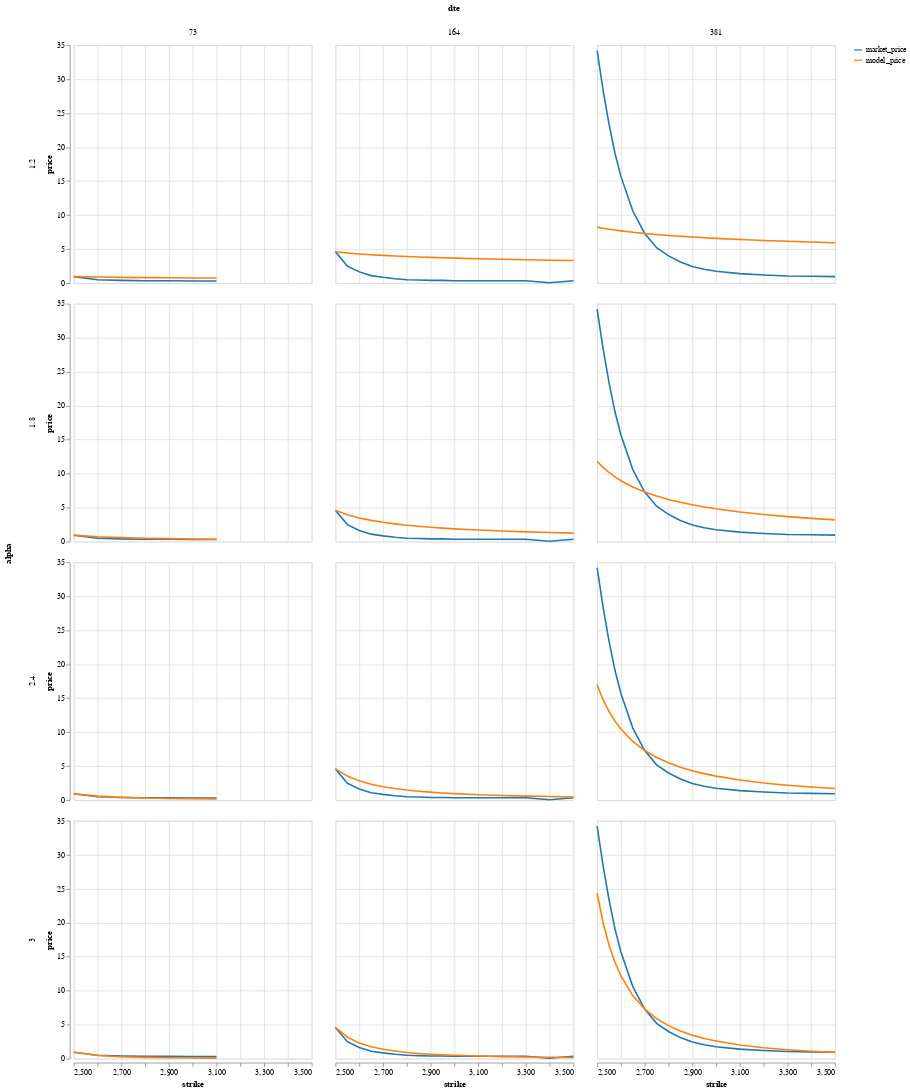

The code cell stored with this chart in its notebook:
### Code cell
final_df |> @vlplot(:line, x=:strike, y={"value:Q", title="price"},
                    transform=[{fold=[:market_price, :model_price]}],
                    color={"key:O", title="", scale={scheme="category10"}},
                    row="alpha:O",
                    column="dte:O",
                    width=300,
                    height=300)

### Figure 1 — Vega-Lite specification as saved in the notebook (floating-point values rounded to 4 significant figures; data arrays with more than 128 entries replaced by an {"elided": "..."} marker saying what was removed)
{"data": {"values": {"elided": "164 records"}}, "encoding": {"color": {"field": "key", "scale": {"scheme": "category10"}, "title": "", "type": "ordinal"}, "column": {"field": "dte", "type": "ordinal"}, "row": {"field": "alpha", "type": "ordinal"}, "x": {"field": "strike", "type": "quantitative"}, "y": {"field": "value", "title": "price", "type": "quantitative"}}, "height": 300, "mark": "line", "transform": [{"fold": ["market_price", "model_price"]}], "width": 300}
